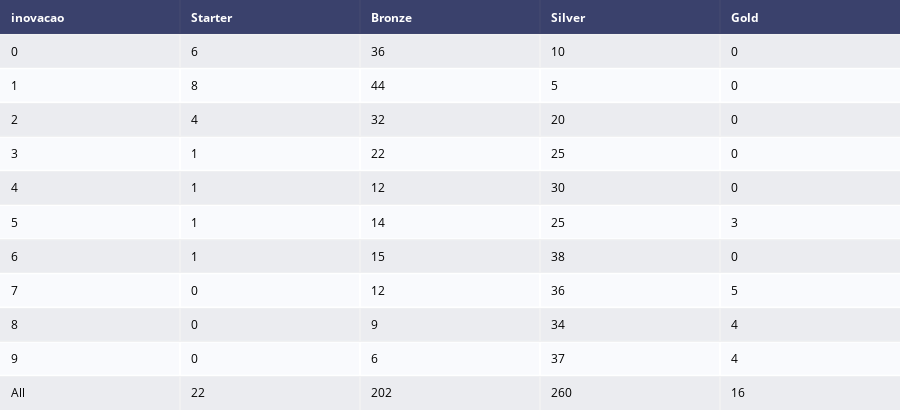

Notebook source saved alongside this figure:
### Code cell
# Tabela de Contigência entre Inovação economica e Target
crosstab_inovacao= pd.crosstab(df_segmento['inovacao'], df_segmento['segmento_de_cliente'], margins=True)[lista_segmentos].reset_index()
tabela_inovacao = ff.create_table(crosstab_inovacao)

# Mostrar a crosstab
tabela_inovacao.show()

### Figure 1 — Plotly figure (JSON) as saved in the notebook; plotly's stock layout.template omitted (floating-point values rounded to 4 significant figures)
{"data": [{"colorscale": [[0, "#00083e"], [0.5, "#ededee"], [1, "#ffffff"]], "hoverinfo": "none", "opacity": 0.75, "showscale": false, "type": "heatmap", "z": [[0, 0, 0, 0, 0], [0.5, 0.5, 0.5, 0.5, 0.5], [1, 1, 1, 1, 1], [0.5, 0.5, 0.5, 0.5, 0.5], [1, 1, 1, 1, 1], [0.5, 0.5, 0.5, 0.5, 0.5], [1, 1, 1, 1, 1], [0.5, 0.5, 0.5, 0.5, 0.5], [1, 1, 1, 1, 1], [0.5, 0.5, 0.5, 0.5, 0.5], [1, 1, 1, 1, 1], [0.5, 0.5, 0.5, 0.5, 0.5]]}], "layout": {"annotations": [{"align": "left", "font": {"color": "#ffffff"}, "showarrow": false, "text": "<b>inovacao</b>", "x": -0.45, "xanchor": "left", "xref": "x", "y": 0, "yref": "y"}, {"align": "left", "font": {"color": "#ffffff"}, "showarrow": false, "text": "<b>Starter</b>", "x": 0.55, "xanchor": "left", "xref": "x", "y": 0, "yref": "y"}, {"align": "left", "font": {"color": "#ffffff"}, "showarrow": false, "text": "<b>Bronze</b>", "x": 1.55, "xanchor": "left", "xref": "x", "y": 0, "yref": "y"}, {"align": "left", "font": {"color": "#ffffff"}, "showarrow": false, "text": "<b>Silver</b>", "x": 2.55, "xanchor": "left", "xref": "x", "y": 0, "yref": "y"}, {"align": "left", "font": {"color": "#ffffff"}, "showarrow": false, "text": "<b>Gold</b>", "x": 3.55, "xanchor": "left", "xref": "x", "y": 0, "yref": "y"}, {"align": "left", "font": {"color": "#000000"}, "showarrow": false, "text": "0", "x": -0.45, "xanchor": "left", "xref": "x", "y": 1, "yref": "y"}, {"align": "left", "font": {"color": "#000000"}, "showarrow": false, "text": "6", "x": 0.55, "xanchor": "left", "xref": "x", "y": 1, "yref": "y"}, {"align": "left", "font": {"color": "#000000"}, "showarrow": false, "text": "36", "x": 1.55, "xanchor": "left", "xref": "x", "y": 1, "yref": "y"}, {"align": "left", "font": {"color": "#000000"}, "showarrow": false, "text": "10", "x": 2.55, "xanchor": "left", "xref": "x", "y": 1, "yref": "y"}, {"align": "left", "font": {"color": "#000000"}, "showarrow": false, "text": "0", "x": 3.55, "xanchor": "left", "xref": "x", "y": 1, "yref": "y"}, {"align": "left", "font": {"color": "#000000"}, "showarrow": false, "text": "1", "x": -0.45, "xanchor": "left", "xref": "x", "y": 2, "yref": "y"}, {"align": "left", "font": {"color": "#000000"}, "showarrow": false, "text": "8", "x": 0.55, "xanchor": "left", "xref": "x", "y": 2, "yref": "y"}, {"align": "left", "font": {"color": "#000000"}, "showarrow": false, "text": "44", "x": 1.55, "xanchor": "left", "xref": "x", "y": 2, "yref": "y"}, {"align": "left", "font": {"color": "#000000"}, "showarrow": false, "text": "5", "x": 2.55, "xanchor": "left", "xref": "x", "y": 2, "yref": "y"}, {"align": "left", "font": {"color": "#000000"}, "showarrow": false, "text": "0", "x": 3.55, "xanchor": "left", "xref": "x", "y": 2, "yref": "y"}, {"align": "left", "font": {"color": "#000000"}, "showarrow": false, "text": "2", "x": -0.45, "xanchor": "left", "xref": "x", "y": 3, "yref": "y"}, {"align": "left", "font": {"color": "#000000"}, "showarrow": false, "text": "4", "x": 0.55, "xanchor": "left", "xref": "x", "y": 3, "yref": "y"}, {"align": "left", "font": {"color": "#000000"}, "showarrow": false, "text": "32", "x": 1.55, "xanchor": "left", "xref": "x", "y": 3, "yref": "y"}, {"align": "left", "font": {"color": "#000000"}, "showarrow": false, "text": "20", "x": 2.55, "xanchor": "left", "xref": "x", "y": 3, "yref": "y"}, {"align": "left", "font": {"color": "#000000"}, "showarrow": false, "text": "0", "x": 3.55, "xanchor": "left", "xref": "x", "y": 3, "yref": "y"}, {"align": "left", "font": {"color": "#000000"}, "showarrow": false, "text": "3", "x": -0.45, "xanchor": "left", "xref": "x", "y": 4, "yref": "y"}, {"align": "left", "font": {"color": "#000000"}, "showarrow": false, "text": "1", "x": 0.55, "xanchor": "left", "xref": "x", "y": 4, "yref": "y"}, {"align": "left", "font": {"color": "#000000"}, "showarrow": false, "text": "22", "x": 1.55, "xanchor": "left", "xref": "x", "y": 4, "yref": "y"}, {"align": "left", "font": {"color": "#000000"}, "showarrow": false, "text": "25", "x": 2.55, "xanchor": "left", "xref": "x", "y": 4, "yref": "y"}, {"align": "left", "font": {"color": "#000000"}, "showarrow": false, "text": "0", "x": 3.55, "xanchor": "left", "xref": "x", "y": 4, "yref": "y"}, {"align": "left", "font": {"color": "#000000"}, "showarrow": false, "text": "4", "x": -0.45, "xanchor": "left", "xref": "x", "y": 5, "yref": "y"}, {"align": "left", "font": {"color": "#000000"}, "showarrow": false, "text": "1", "x": 0.55, "xanchor": "left", "xref": "x", "y": 5, "yref": "y"}, {"align": "left", "font": {"color": "#000000"}, "showarrow": false, "text": "12", "x": 1.55, "xanchor": "left", "xref": "x", "y": 5, "yref": "y"}, {"align": "left", "font": {"color": "#000000"}, "showarrow": false, "text": "30", "x": 2.55, "xanchor": "left", "xref": "x", "y": 5, "yref": "y"}, {"align": "left", "font": {"color": "#000000"}, "showarrow": false, "text": "0", "x": 3.55, "xanchor": "left", "xref": "x", "y": 5, "yref": "y"}, {"align": "left", "font": {"color": "#000000"}, "showarrow": false, "text": "5", "x": -0.45, "xanchor": "left", "xref": "x", "y": 6, "yref": "y"}, {"align": "left", "font": {"color": "#000000"}, "showarrow": false, "text": "1", "x": 0.55, "xanchor": "left", "xref": "x", "y": 6, "yref": "y"}, {"align": "left", "font": {"color": "#000000"}, "showarrow": false, "text": "14", "x": 1.55, "xanchor": "left", "xref": "x", "y": 6, "yref": "y"}, {"align": "left", "font": {"color": "#000000"}, "showarrow": false, "text": "25", "x": 2.55, "xanchor": "left", "xref": "x", "y": 6, "yref": "y"}, {"align": "left", "font": {"color": "#000000"}, "showarrow": false, "text": "3", "x": 3.55, "xanchor": "left", "xref": "x", "y": 6, "yref": "y"}, {"align": "left", "font": {"color": "#000000"}, "showarrow": false, "text": "6", "x": -0.45, "xanchor": "left", "xref": "x", "y": 7, "yref": "y"}, {"align": "left", "font": {"color": "#000000"}, "showarrow": false, "text": "1", "x": 0.55, "xanchor": "left", "xref": "x", "y": 7, "yref": "y"}, {"align": "left", "font": {"color": "#000000"}, "showarrow": false, "text": "15", "x": 1.55, "xanchor": "left", "xref": "x", "y": 7, "yref": "y"}, {"align": "left", "font": {"color": "#000000"}, "showarrow": false, "text": "38", "x": 2.55, "xanchor": "left", "xref": "x", "y": 7, "yref": "y"}, {"align": "left", "font": {"color": "#000000"}, "showarrow": false, "text": "0", "x": 3.55, "xanchor": "left", "xref": "x", "y": 7, "yref": "y"}, {"align": "left", "font": {"color": "#000000"}, "showarrow": false, "text": "7", "x": -0.45, "xanchor": "left", "xref": "x", "y": 8, "yref": "y"}, {"align": "left", "font": {"color": "#000000"}, "showarrow": false, "text": "0", "x": 0.55, "xanchor": "left", "xref": "x", "y": 8, "yref": "y"}, {"align": "left", "font": {"color": "#000000"}, "showarrow": false, "text": "12", "x": 1.55, "xanchor": "left", "xref": "x", "y": 8, "yref": "y"}, {"align": "left", "font": {"color": "#000000"}, "showarrow": false, "text": "36", "x": 2.55, "xanchor": "left", "xref": "x", "y": 8, "yref": "y"}, {"align": "left", "font": {"color": "#000000"}, "showarrow": false, "text": "5", "x": 3.55, "xanchor": "left", "xref": "x", "y": 8, "yref": "y"}, {"align": "left", "font": {"color": "#000000"}, "showarrow": false, "text": "8", "x": -0.45, "xanchor": "left", "xref": "x", "y": 9, "yref": "y"}, {"align": "left", "font": {"color": "#000000"}, "showarrow": false, "text": "0", "x": 0.55, "xanchor": "left", "xref": "x", "y": 9, "yref": "y"}, {"align": "left", "font": {"color": "#000000"}, "showarrow": false, "text": "9", "x": 1.55, "xanchor": "left", "xref": "x", "y": 9, "yref": "y"}, {"align": "left", "font": {"color": "#000000"}, "showarrow": false, "text": "34", "x": 2.55, "xanchor": "left", "xref": "x", "y": 9, "yref": "y"}, {"align": "left", "font": {"color": "#000000"}, "showarrow": false, "text": "4", "x": 3.55, "xanchor": "left", "xref": "x", "y": 9, "yref": "y"}, {"align": "left", "font": {"color": "#000000"}, "showarrow": false, "text": "9", "x": -0.45, "xanchor": "left", "xref": "x", "y": 10, "yref": "y"}, {"align": "left", "font": {"color": "#000000"}, "showarrow": false, "text": "0", "x": 0.55, "xanchor": "left", "xref": "x", "y": 10, "yref": "y"}, {"align": "left", "font": {"color": "#000000"}, "showarrow": false, "text": "6", "x": 1.55, "xanchor": "left", "xref": "x", "y": 10, "yref": "y"}, {"align": "left", "font": {"color": "#000000"}, "showarrow": false, "text": "37", "x": 2.55, "xanchor": "left", "xref": "x", "y": 10, "yref": "y"}, {"align": "left", "font": {"color": "#000000"}, "showarrow": false, "text": "4", "x": 3.55, "xanchor": "left", "xref": "x", "y": 10, "yref": "y"}, {"align": "left", "font": {"color": "#000000"}, "showarrow": false, "text": "All", "x": -0.45, "xanchor": "left", "xref": "x", "y": 11, "yref": "y"}, {"align": "left", "font": {"color": "#000000"}, "showarrow": false, "text": "22", "x": 0.55, "xanchor": "left", "xref": "x", "y": 11, "yref": "y"}, {"align": "left", "font": {"color": "#000000"}, "showarrow": false, "text": "202", "x": 1.55, "xanchor": "left", "xref": "x", "y": 11, "yref": "y"}, {"align": "left", "font": {"color": "#000000"}, "showarrow": false, "text": "260", "x": 2.55, "xanchor": "left", "xref": "x", "y": 11, "yref": "y"}, {"align": "left", "font": {"color": "#000000"}, "showarrow": false, "text": "16", "x": 3.55, "xanchor": "left", "xref": "x", "y": 11, "yref": "y"}], "height": 410, "margin": {"b": 0, "l": 0, "r": 0, "t": 0}, "xaxis": {"dtick": 1, "gridwidth": 2, "showticklabels": false, "tick0": -0.5, "ticks": "", "zeroline": false}, "yaxis": {"autorange": "reversed", "dtick": 1, "gridwidth": 2, "showticklabels": false, "tick0": 0.5, "ticks": "", "zeroline": false}}}
